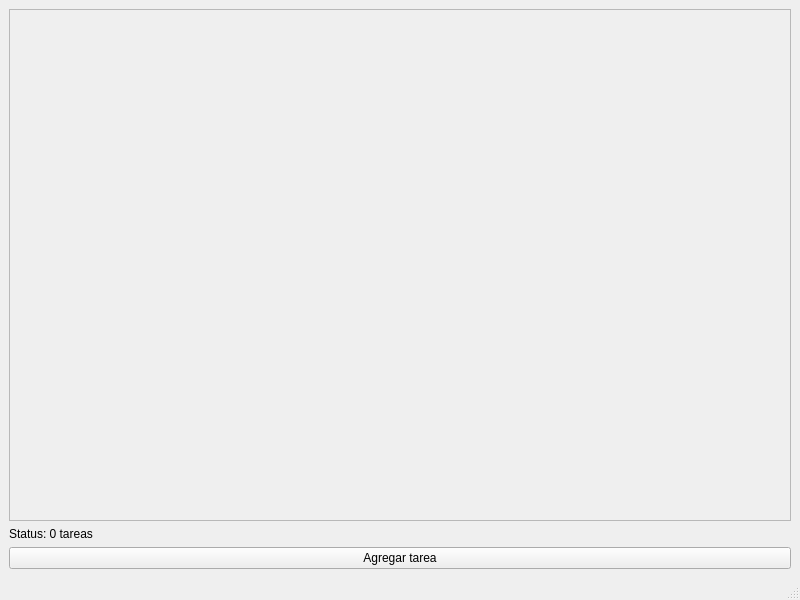
<?xml version="1.0" encoding="UTF-8"?>
<ui version="4.0">
 <class>MainWindow</class>
 <widget class="QMainWindow" name="MainWindow">
  <property name="geometry">
   <rect>
    <x>0</x>
    <y>0</y>
    <width>800</width>
    <height>600</height>
   </rect>
  </property>
  <property name="windowTitle">
   <string>MainWindow</string>
  </property>
  <widget class="QWidget" name="centralwidget">
   <layout class="QVBoxLayout" name="verticalLayout">
    <item>
     <widget class="QScrollArea" name="tasksContainer">
      <property name="widgetResizable">
       <bool>true</bool>
      </property>
      <widget class="QWidget" name="scrollAreaWidgetContents">
       <property name="geometry">
        <rect>
         <x>0</x>
         <y>0</y>
         <width>776</width>
         <height>462</height>
        </rect>
       </property>
      </widget>
     </widget>
    </item>
    <item>
     <widget class="QLabel" name="statusLabel">
      <property name="text">
       <string>Status: 0 tareas</string>
      </property>
     </widget>
    </item>
    <item>
     <widget class="QPushButton" name="addTaskButton">
      <property name="text">
       <string>Agregar tarea</string>
      </property>
     </widget>
    </item>
   </layout>
  </widget>
  <widget class="QMenuBar" name="menubar">
   <property name="geometry">
    <rect>
     <x>0</x>
     <y>0</y>
     <width>800</width>
     <height>26</height>
    </rect>
   </property>
  </widget>
  <widget class="QStatusBar" name="statusbar"/>
 </widget>
 <resources/>
 <connections/>
</ui>
